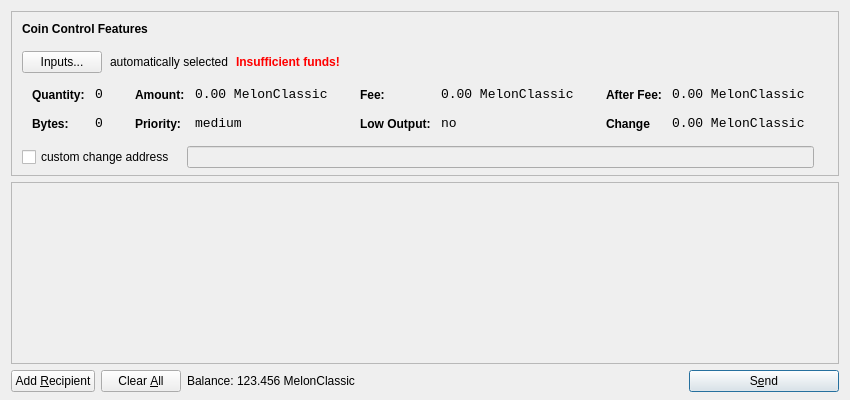
<?xml version="1.0" encoding="UTF-8"?>
<ui version="4.0">
 <class>SendCoinsDialog</class>
 <widget class="QDialog" name="SendCoinsDialog">
  <property name="geometry">
   <rect>
    <x>0</x>
    <y>0</y>
    <width>850</width>
    <height>400</height>
   </rect>
  </property>
  <property name="windowTitle">
   <string>Send Coins</string>
  </property>
  <layout class="QVBoxLayout" name="verticalLayout" stretch="0,1,0">
   <property name="bottomMargin">
    <number>8</number>
   </property>
   <item>
    <widget class="QFrame" name="frameCoinControl">
     <property name="sizePolicy">
      <sizepolicy hsizetype="Expanding" vsizetype="Expanding">
       <horstretch>0</horstretch>
       <verstretch>0</verstretch>
      </sizepolicy>
     </property>
     <property name="maximumSize">
      <size>
       <width>16777215</width>
       <height>16777215</height>
      </size>
     </property>
     <property name="frameShape">
      <enum>QFrame::StyledPanel</enum>
     </property>
     <property name="frameShadow">
      <enum>QFrame::Sunken</enum>
     </property>
     <layout class="QVBoxLayout" name="verticalLayoutCoinControl2">
      <property name="spacing">
       <number>6</number>
      </property>
      <property name="leftMargin">
       <number>0</number>
      </property>
      <property name="topMargin">
       <number>0</number>
      </property>
      <property name="rightMargin">
       <number>0</number>
      </property>
      <property name="bottomMargin">
       <number>6</number>
      </property>
      <item>
       <layout class="QVBoxLayout" name="verticalLayoutCoinControl" stretch="0,0,0,0,1">
        <property name="spacing">
         <number>0</number>
        </property>
        <property name="leftMargin">
         <number>10</number>
        </property>
        <property name="topMargin">
         <number>10</number>
        </property>
        <item>
         <layout class="QHBoxLayout" name="horizontalLayoutCoinControl1">
          <property name="bottomMargin">
           <number>15</number>
          </property>
          <item>
           <widget class="QLabel" name="labelCoinControlFeatures">
            <property name="sizePolicy">
             <sizepolicy hsizetype="Preferred" vsizetype="Maximum">
              <horstretch>0</horstretch>
              <verstretch>0</verstretch>
             </sizepolicy>
            </property>
            <property name="font">
             <font>
              <weight>75</weight>
              <bold>true</bold>
             </font>
            </property>
            <property name="styleSheet">
             <string notr="true">font-weight:bold;</string>
            </property>
            <property name="text">
             <string>Coin Control Features</string>
            </property>
           </widget>
          </item>
         </layout>
        </item>
        <item>
         <layout class="QHBoxLayout" name="horizontalLayoutCoinControl2" stretch="0,0,0,0">
          <property name="spacing">
           <number>8</number>
          </property>
          <property name="bottomMargin">
           <number>10</number>
          </property>
          <item>
           <widget class="QPushButton" name="pushButtonCoinControl">
            <property name="styleSheet">
             <string notr="true"/>
            </property>
            <property name="text">
             <string>Inputs...</string>
            </property>
           </widget>
          </item>
          <item>
           <widget class="QLabel" name="labelCoinControlAutomaticallySelected">
            <property name="text">
             <string>automatically selected</string>
            </property>
            <property name="margin">
             <number>5</number>
            </property>
           </widget>
          </item>
          <item>
           <widget class="QLabel" name="labelCoinControlInsuffFunds">
            <property name="font">
             <font>
              <weight>75</weight>
              <bold>true</bold>
             </font>
            </property>
            <property name="styleSheet">
             <string notr="true">color:red;font-weight:bold;</string>
            </property>
            <property name="text">
             <string>Insufficient funds!</string>
            </property>
            <property name="margin">
             <number>5</number>
            </property>
           </widget>
          </item>
          <item>
           <spacer name="horizontalSpacerCoinControl">
            <property name="orientation">
             <enum>Qt::Horizontal</enum>
            </property>
            <property name="sizeHint" stdset="0">
             <size>
              <width>40</width>
              <height>1</height>
             </size>
            </property>
           </spacer>
          </item>
         </layout>
        </item>
        <item>
         <widget class="QWidget" name="widgetCoinControl" native="true">
          <property name="sizePolicy">
           <sizepolicy hsizetype="Preferred" vsizetype="Preferred">
            <horstretch>0</horstretch>
            <verstretch>0</verstretch>
           </sizepolicy>
          </property>
          <property name="minimumSize">
           <size>
            <width>0</width>
            <height>0</height>
           </size>
          </property>
          <property name="styleSheet">
           <string notr="true"/>
          </property>
          <layout class="QHBoxLayout" name="horizontalLayoutCoinControl5">
           <property name="margin">
            <number>0</number>
           </property>
           <item>
            <layout class="QHBoxLayout" name="horizontalLayoutCoinControl3" stretch="0,0,0,1">
             <property name="spacing">
              <number>20</number>
             </property>
             <property name="topMargin">
              <number>0</number>
             </property>
             <property name="bottomMargin">
              <number>10</number>
             </property>
             <item>
              <layout class="QFormLayout" name="formLayoutCoinControl1">
               <property name="horizontalSpacing">
                <number>10</number>
               </property>
               <property name="verticalSpacing">
                <number>14</number>
               </property>
               <property name="leftMargin">
                <number>10</number>
               </property>
               <property name="topMargin">
                <number>4</number>
               </property>
               <property name="rightMargin">
                <number>6</number>
               </property>
               <item row="0" column="0">
                <widget class="QLabel" name="labelCoinControlQuantityText">
                 <property name="styleSheet">
                  <string notr="true">font-weight:bold;</string>
                 </property>
                 <property name="text">
                  <string>Quantity:</string>
                 </property>
                 <property name="margin">
                  <number>0</number>
                 </property>
                </widget>
               </item>
               <item row="0" column="1">
                <widget class="QLabel" name="labelCoinControlQuantity">
                 <property name="font">
                  <font>
                   <family>Monospace</family>
                   <pointsize>10</pointsize>
                  </font>
                 </property>
                 <property name="cursor">
                  <cursorShape>IBeamCursor</cursorShape>
                 </property>
                 <property name="contextMenuPolicy">
                  <enum>Qt::ActionsContextMenu</enum>
                 </property>
                 <property name="text">
                  <string>0</string>
                 </property>
                 <property name="margin">
                  <number>0</number>
                 </property>
                 <property name="textInteractionFlags">
                  <set>Qt::LinksAccessibleByMouse|Qt::TextSelectableByKeyboard|Qt::TextSelectableByMouse</set>
                 </property>
                </widget>
               </item>
               <item row="1" column="0">
                <widget class="QLabel" name="labelCoinControlBytesText">
                 <property name="styleSheet">
                  <string notr="true">font-weight:bold;</string>
                 </property>
                 <property name="text">
                  <string>Bytes:</string>
                 </property>
                </widget>
               </item>
               <item row="1" column="1">
                <widget class="QLabel" name="labelCoinControlBytes">
                 <property name="font">
                  <font>
                   <family>Monospace</family>
                   <pointsize>10</pointsize>
                  </font>
                 </property>
                 <property name="cursor">
                  <cursorShape>IBeamCursor</cursorShape>
                 </property>
                 <property name="contextMenuPolicy">
                  <enum>Qt::ActionsContextMenu</enum>
                 </property>
                 <property name="text">
                  <string>0</string>
                 </property>
                 <property name="textInteractionFlags">
                  <set>Qt::LinksAccessibleByMouse|Qt::TextSelectableByKeyboard|Qt::TextSelectableByMouse</set>
                 </property>
                </widget>
               </item>
              </layout>
             </item>
             <item>
              <layout class="QFormLayout" name="formLayoutCoinControl2">
               <property name="horizontalSpacing">
                <number>10</number>
               </property>
               <property name="verticalSpacing">
                <number>14</number>
               </property>
               <property name="leftMargin">
                <number>6</number>
               </property>
               <property name="topMargin">
                <number>4</number>
               </property>
               <property name="rightMargin">
                <number>6</number>
               </property>
               <item row="0" column="0">
                <widget class="QLabel" name="labelCoinControlAmountText">
                 <property name="styleSheet">
                  <string notr="true">font-weight:bold;</string>
                 </property>
                 <property name="text">
                  <string>Amount:</string>
                 </property>
                 <property name="margin">
                  <number>0</number>
                 </property>
                </widget>
               </item>
               <item row="0" column="1">
                <widget class="QLabel" name="labelCoinControlAmount">
                 <property name="font">
                  <font>
                   <family>Monospace</family>
                   <pointsize>10</pointsize>
                  </font>
                 </property>
                 <property name="cursor">
                  <cursorShape>IBeamCursor</cursorShape>
                 </property>
                 <property name="contextMenuPolicy">
                  <enum>Qt::ActionsContextMenu</enum>
                 </property>
                 <property name="text">
                  <string>0.00 MelonClassic</string>
                 </property>
                 <property name="textInteractionFlags">
                  <set>Qt::LinksAccessibleByMouse|Qt::TextSelectableByKeyboard|Qt::TextSelectableByMouse</set>
                 </property>
                </widget>
               </item>
               <item row="1" column="0">
                <widget class="QLabel" name="labelCoinControlPriorityText">
                 <property name="styleSheet">
                  <string notr="true">font-weight:bold;</string>
                 </property>
                 <property name="text">
                  <string>Priority:</string>
                 </property>
                </widget>
               </item>
               <item row="1" column="1">
                <widget class="QLabel" name="labelCoinControlPriority">
                 <property name="font">
                  <font>
                   <family>Monospace</family>
                   <pointsize>10</pointsize>
                  </font>
                 </property>
                 <property name="cursor">
                  <cursorShape>IBeamCursor</cursorShape>
                 </property>
                 <property name="contextMenuPolicy">
                  <enum>Qt::ActionsContextMenu</enum>
                 </property>
                 <property name="text">
                  <string>medium</string>
                 </property>
                 <property name="textInteractionFlags">
                  <set>Qt::LinksAccessibleByMouse|Qt::TextSelectableByKeyboard|Qt::TextSelectableByMouse</set>
                 </property>
                </widget>
               </item>
              </layout>
             </item>
             <item>
              <layout class="QFormLayout" name="formLayoutCoinControl3">
               <property name="horizontalSpacing">
                <number>10</number>
               </property>
               <property name="verticalSpacing">
                <number>14</number>
               </property>
               <property name="leftMargin">
                <number>6</number>
               </property>
               <property name="topMargin">
                <number>4</number>
               </property>
               <property name="rightMargin">
                <number>6</number>
               </property>
               <item row="0" column="0">
                <widget class="QLabel" name="labelCoinControlFeeText">
                 <property name="styleSheet">
                  <string notr="true">font-weight:bold;</string>
                 </property>
                 <property name="text">
                  <string>Fee:</string>
                 </property>
                 <property name="margin">
                  <number>0</number>
                 </property>
                </widget>
               </item>
               <item row="0" column="1">
                <widget class="QLabel" name="labelCoinControlFee">
                 <property name="font">
                  <font>
                   <family>Monospace</family>
                   <pointsize>10</pointsize>
                  </font>
                 </property>
                 <property name="cursor">
                  <cursorShape>IBeamCursor</cursorShape>
                 </property>
                 <property name="contextMenuPolicy">
                  <enum>Qt::ActionsContextMenu</enum>
                 </property>
                 <property name="text">
                  <string>0.00 MelonClassic</string>
                 </property>
                 <property name="textInteractionFlags">
                  <set>Qt::LinksAccessibleByMouse|Qt::TextSelectableByKeyboard|Qt::TextSelectableByMouse</set>
                 </property>
                </widget>
               </item>
               <item row="1" column="0">
                <widget class="QLabel" name="labelCoinControlLowOutputText">
                 <property name="styleSheet">
                  <string notr="true">font-weight:bold;</string>
                 </property>
                 <property name="text">
                  <string>Low Output:</string>
                 </property>
                </widget>
               </item>
               <item row="1" column="1">
                <widget class="QLabel" name="labelCoinControlLowOutput">
                 <property name="font">
                  <font>
                   <family>Monospace</family>
                   <pointsize>10</pointsize>
                  </font>
                 </property>
                 <property name="cursor">
                  <cursorShape>IBeamCursor</cursorShape>
                 </property>
                 <property name="contextMenuPolicy">
                  <enum>Qt::ActionsContextMenu</enum>
                 </property>
                 <property name="text">
                  <string>no</string>
                 </property>
                 <property name="textInteractionFlags">
                  <set>Qt::LinksAccessibleByMouse|Qt::TextSelectableByKeyboard|Qt::TextSelectableByMouse</set>
                 </property>
                </widget>
               </item>
              </layout>
             </item>
             <item>
              <layout class="QFormLayout" name="formLayoutCoinControl4">
               <property name="horizontalSpacing">
                <number>10</number>
               </property>
               <property name="verticalSpacing">
                <number>14</number>
               </property>
               <property name="leftMargin">
                <number>6</number>
               </property>
               <property name="topMargin">
                <number>4</number>
               </property>
               <property name="rightMargin">
                <number>6</number>
               </property>
               <item row="0" column="0">
                <widget class="QLabel" name="labelCoinControlAfterFeeText">
                 <property name="styleSheet">
                  <string notr="true">font-weight:bold;</string>
                 </property>
                 <property name="text">
                  <string>After Fee:</string>
                 </property>
                 <property name="margin">
                  <number>0</number>
                 </property>
                </widget>
               </item>
               <item row="0" column="1">
                <widget class="QLabel" name="labelCoinControlAfterFee">
                 <property name="font">
                  <font>
                   <family>Monospace</family>
                   <pointsize>10</pointsize>
                  </font>
                 </property>
                 <property name="cursor">
                  <cursorShape>IBeamCursor</cursorShape>
                 </property>
                 <property name="contextMenuPolicy">
                  <enum>Qt::ActionsContextMenu</enum>
                 </property>
                 <property name="text">
                  <string>0.00 MelonClassic</string>
                 </property>
                 <property name="textInteractionFlags">
                  <set>Qt::LinksAccessibleByMouse|Qt::TextSelectableByKeyboard|Qt::TextSelectableByMouse</set>
                 </property>
                </widget>
               </item>
               <item row="1" column="0">
                <widget class="QLabel" name="labelCoinControlChangeText">
                 <property name="styleSheet">
                  <string notr="true">font-weight:bold;</string>
                 </property>
                 <property name="text">
                  <string>Change</string>
                 </property>
                </widget>
               </item>
               <item row="1" column="1">
                <widget class="QLabel" name="labelCoinControlChange">
                 <property name="font">
                  <font>
                   <family>Monospace</family>
                   <pointsize>10</pointsize>
                  </font>
                 </property>
                 <property name="cursor">
                  <cursorShape>IBeamCursor</cursorShape>
                 </property>
                 <property name="contextMenuPolicy">
                  <enum>Qt::ActionsContextMenu</enum>
                 </property>
                 <property name="text">
                  <string>0.00 MelonClassic</string>
                 </property>
                 <property name="textInteractionFlags">
                  <set>Qt::LinksAccessibleByMouse|Qt::TextSelectableByKeyboard|Qt::TextSelectableByMouse</set>
                 </property>
                </widget>
               </item>
              </layout>
             </item>
            </layout>
           </item>
          </layout>
         </widget>
        </item>
        <item>
         <layout class="QHBoxLayout" name="horizontalLayoutCoinControl4" stretch="0,0,0">
          <property name="spacing">
           <number>12</number>
          </property>
          <property name="sizeConstraint">
           <enum>QLayout::SetDefaultConstraint</enum>
          </property>
          <property name="topMargin">
           <number>5</number>
          </property>
          <property name="rightMargin">
           <number>5</number>
          </property>
          <item>
           <widget class="QCheckBox" name="checkBoxCoinControlChange">
            <property name="text">
             <string>custom change address</string>
            </property>
           </widget>
          </item>
          <item>
           <widget class="QLineEdit" name="lineEditCoinControlChange">
            <property name="enabled">
             <bool>false</bool>
            </property>
            <property name="sizePolicy">
             <sizepolicy hsizetype="Expanding" vsizetype="Fixed">
              <horstretch>0</horstretch>
              <verstretch>0</verstretch>
             </sizepolicy>
            </property>
           </widget>
          </item>
          <item>
           <widget class="QLabel" name="labelCoinControlChangeLabel">
            <property name="sizePolicy">
             <sizepolicy hsizetype="Preferred" vsizetype="Expanding">
              <horstretch>0</horstretch>
              <verstretch>0</verstretch>
             </sizepolicy>
            </property>
            <property name="minimumSize">
             <size>
              <width>0</width>
              <height>0</height>
             </size>
            </property>
            <property name="text">
             <string/>
            </property>
            <property name="margin">
             <number>3</number>
            </property>
           </widget>
          </item>
         </layout>
        </item>
        <item>
         <spacer name="verticalSpacerCoinControl">
          <property name="orientation">
           <enum>Qt::Vertical</enum>
          </property>
          <property name="sizeHint" stdset="0">
           <size>
            <width>800</width>
            <height>1</height>
           </size>
          </property>
         </spacer>
        </item>
       </layout>
      </item>
     </layout>
    </widget>
   </item>
   <item>
    <widget class="QScrollArea" name="scrollArea">
     <property name="widgetResizable">
      <bool>true</bool>
     </property>
     <widget class="QWidget" name="scrollAreaWidgetContents">
      <property name="geometry">
       <rect>
        <x>0</x>
        <y>0</y>
        <width>830</width>
        <height>162</height>
       </rect>
      </property>
      <layout class="QVBoxLayout" name="verticalLayout_2">
       <property name="margin">
        <number>0</number>
       </property>
       <item>
        <layout class="QVBoxLayout" name="entries">
         <property name="spacing">
          <number>6</number>
         </property>
        </layout>
       </item>
       <item>
        <spacer name="verticalSpacer">
         <property name="orientation">
          <enum>Qt::Vertical</enum>
         </property>
         <property name="sizeHint" stdset="0">
          <size>
           <width>20</width>
           <height>40</height>
          </size>
         </property>
        </spacer>
       </item>
      </layout>
     </widget>
    </widget>
   </item>
   <item>
    <layout class="QHBoxLayout" name="horizontalLayout">
     <item>
      <widget class="QPushButton" name="addButton">
       <property name="toolTip">
        <string>Send to multiple recipients at once</string>
       </property>
       <property name="text">
        <string>Add &amp;Recipient</string>
       </property>
       <property name="icon">
        <iconset resource="../bitcoin.qrc">
         <normaloff>:/icons/add</normaloff>:/icons/add</iconset>
       </property>
       <property name="autoDefault">
        <bool>false</bool>
       </property>
      </widget>
     </item>
     <item>
      <widget class="QPushButton" name="clearButton">
       <property name="sizePolicy">
        <sizepolicy hsizetype="Minimum" vsizetype="Fixed">
         <horstretch>0</horstretch>
         <verstretch>0</verstretch>
        </sizepolicy>
       </property>
       <property name="toolTip">
        <string>Remove all transaction fields</string>
       </property>
       <property name="text">
        <string>Clear &amp;All</string>
       </property>
       <property name="icon">
        <iconset resource="../bitcoin.qrc">
         <normaloff>:/icons/remove</normaloff>:/icons/remove</iconset>
       </property>
       <property name="autoRepeatDelay">
        <number>300</number>
       </property>
       <property name="autoDefault">
        <bool>false</bool>
       </property>
      </widget>
     </item>
     <item>
      <layout class="QHBoxLayout" name="horizontalLayout_2">
       <property name="spacing">
        <number>3</number>
       </property>
       <item>
        <widget class="QLabel" name="label">
         <property name="sizePolicy">
          <sizepolicy hsizetype="Preferred" vsizetype="Fixed">
           <horstretch>0</horstretch>
           <verstretch>0</verstretch>
          </sizepolicy>
         </property>
         <property name="text">
          <string>Balance:</string>
         </property>
        </widget>
       </item>
       <item>
        <widget class="QLabel" name="labelBalance">
         <property name="sizePolicy">
          <sizepolicy hsizetype="Preferred" vsizetype="Fixed">
           <horstretch>0</horstretch>
           <verstretch>0</verstretch>
          </sizepolicy>
         </property>
         <property name="cursor">
          <cursorShape>IBeamCursor</cursorShape>
         </property>
         <property name="text">
          <string>123.456 MelonClassic</string>
         </property>
         <property name="textInteractionFlags">
          <set>Qt::LinksAccessibleByMouse|Qt::TextSelectableByKeyboard|Qt::TextSelectableByMouse</set>
         </property>
        </widget>
       </item>
      </layout>
     </item>
     <item>
      <spacer name="horizontalSpacer">
       <property name="orientation">
        <enum>Qt::Horizontal</enum>
       </property>
       <property name="sizeHint" stdset="0">
        <size>
         <width>40</width>
         <height>20</height>
        </size>
       </property>
      </spacer>
     </item>
     <item>
      <widget class="QPushButton" name="sendButton">
       <property name="minimumSize">
        <size>
         <width>150</width>
         <height>0</height>
        </size>
       </property>
       <property name="toolTip">
        <string>Confirm the send action</string>
       </property>
       <property name="text">
        <string>S&amp;end</string>
       </property>
       <property name="icon">
        <iconset resource="../bitcoin.qrc">
         <normaloff>:/icons/send</normaloff>:/icons/send</iconset>
       </property>
       <property name="default">
        <bool>true</bool>
       </property>
      </widget>
     </item>
    </layout>
   </item>
  </layout>
 </widget>
 <resources>
  <include location="../bitcoin.qrc"/>
 </resources>
 <connections/>
</ui>
